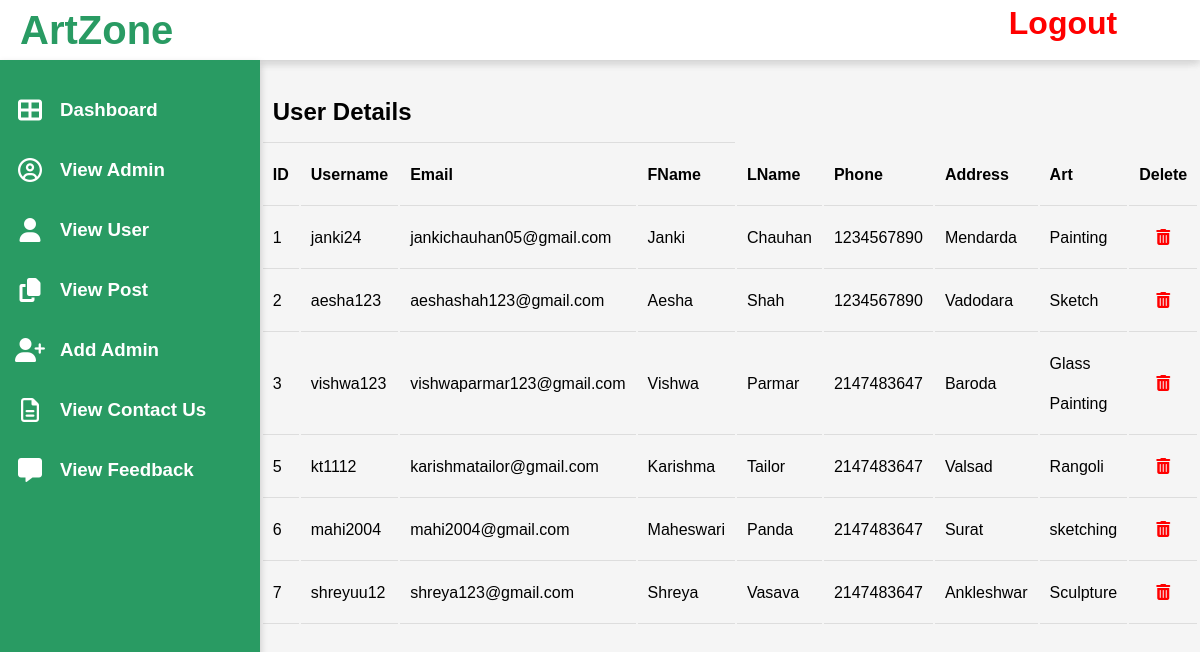
/admin/viewuser.php, run on the app's committed database.
### tables this page shows
CREATE TABLE `artist` (
  `id` int(11) NOT NULL,
  `fname` varchar(256) NOT NULL,
  `lname` varchar(256) NOT NULL,
  `username` varchar(256) NOT NULL,
  `InterestedArts` varchar(256) NOT NULL,
  `email` varchar(256) NOT NULL,
  `password` varchar(256) NOT NULL,
  `date` date NOT NULL,
  `phone` int(15) NOT NULL,
  `address` varchar(256) NOT NULL,
  `image` varchar(256) DEFAULT NULL
);

### admin/viewuser.php (the view, shortened to what this page needs)
<?php
include_once('connection.php');
$query = "select * from artist";
$result = mysqli_query($dbc, $query);
?>
<!DOCTYPE html>
<html lang="en">
<head>
    <link rel="stylesheet" href="https://pro.fontawesome.com/releases/v5.10.0/css/all.css" />
    <link rel="stylesheet" href="https://cdnjs.cloudflare.com/ajax/libs/font-awesome/6.4.2/css/all.min.css" />
    <link rel="stylesheet" href="css/styles.css">
</head>
<body>
    <div class="container">
    <?php include('header.php');  ?>
        <?php include('sidebar.php');  ?>
        <div class="main">
            <table align="center">
                <tr>
                    <th colspan="4">
                        <h2>User Details</h2>
                    </th>
                </tr>
                <th> ID </th>
                <th> Username </th>
                <th> Email</th>
                <th> FName</th>
                <th> LName</th>
                <th> Phone</th>
                <th> Address</th>
                <th> Art</th>
                <th> Delete </th>
                <?php while ($rows = mysqli_fetch_assoc($result)) {
                ?>
                    <tr>
                        <td><?php echo $rows['id']; ?></td>
                        <td><?php echo $rows['username']; ?></td>
                        <td><?php echo $rows['email']; ?></td>
                        <td><?php echo $rows['fname']; ?></td>
                        <td><?php echo $rows['lname']; ?></td>
                        <td><?php echo $rows['phone']; ?></td>
                        <td><?php echo $rows['address']; ?></td>
                        <td><?php echo $rows['InterestedArts']; ?></td>
                        <td style="text-align: center;"><a href="deleteuser.php?id=<?php echo $rows['id']; ?>" style="text-decoration: none;color:red;"><i class="fa-solid fa-trash-can"></i></a></td>
                    </tr>
                <?php
                }
                ?>
            </table>
        </div>
    </div>
</body>
</html>

### admin/css/styles.css (style rules this page uses)
* { padding: 0; margin: 0; box-sizing: border-box; font-family: 'poppins', sans-serif; }
.main { position: absolute; top: 60px; width: calc(100% - 260px); min-height: calc(100vh - 60px); left: 260px; background: #f5f5f5; }

### admin/viewuser.php (style rules this page uses)
table { padding-top: 20px; width: 600px; line-height: 40px; margin: auto; border-radius: 15px; }
th, td { padding: 10px; text-align: left; border-bottom: 1px solid #ddd; }

### data on the page
artist: id "1", username "janki24", email "jankichauhan05@gmail.com", fname "Janki", lname "Chauhan", phone "1234567890", address "Mendarda", InterestedArts "Painting"
artist: id "2", username "aesha123", email "aeshashah123@gmail.com", fname "Aesha", lname "Shah", phone "1234567890", address "Vadodara", InterestedArts "Sketch"
artist: id "3", username "vishwa123", email "vishwaparmar123@gmail.com", fname "Vishwa", lname "Parmar", phone "2147483647", address "Baroda", InterestedArts "Glass Painting"
artist: id "5", username "kt1112", email "karishmatailor@gmail.com", fname "Karishma", lname "Tailor", phone "2147483647", address "Valsad", InterestedArts "Rangoli"
artist: id "6", username "mahi2004", email "mahi2004@gmail.com", fname "Maheswari", lname "Panda", phone "2147483647", address "Surat", InterestedArts "sketching"
artist: id "7", username "shreyuu12", email "shreya123@gmail.com", fname "Shreya", lname "Vasava", phone "2147483647", address "Ankleshwar", InterestedArts "Sculpture"
